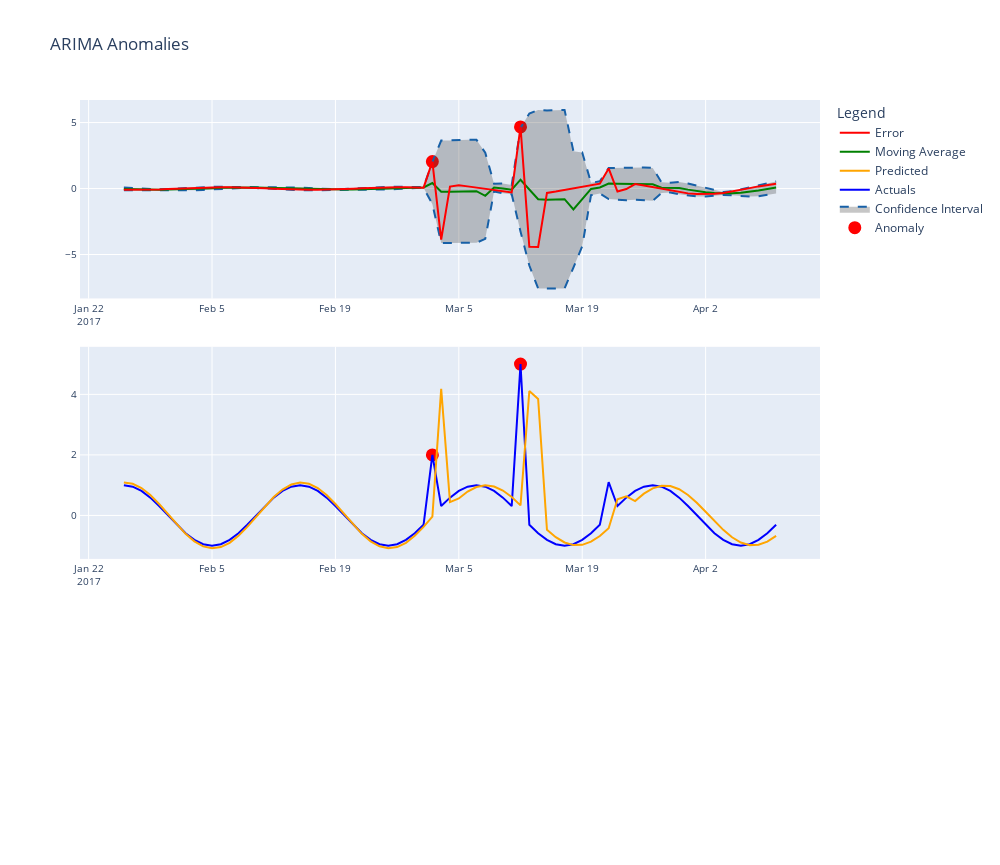

The cell this chart's notebook holds for it:
### Code cell
widget.show(viz_backend='plotly' )
